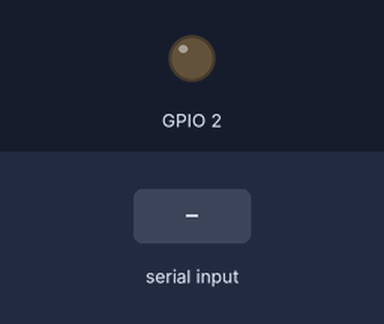
This sketch was run on a simulated ESP32. Shown: output pins drawn as LEDs (lit = HIGH). The inputs (shaded band) are chosen by the test bench. What the sketch prints to the serial monitor is not drawn.

Above: at 1.2 s.
1.3 s: "[ENQ]" received over the second serial link
At 2.1 s:
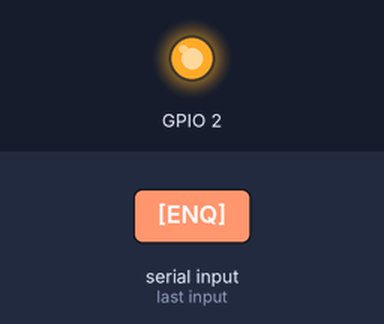
Timing chart, 0 to 4.3 s (numbered marks = the images above; inputs shaded):
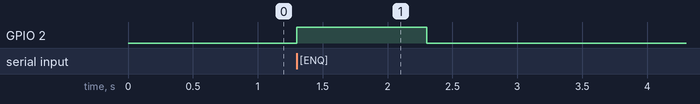

The sketch:

read_analog_sensor.ino
```cpp
const int figaro=27; //Trimethyl amine  TGS2603
const int ch3sh=25;  //Methyl mercaptan

void setup() {
	Serial.begin(115200);
	Serial2.begin(9600);
	pinMode(2, OUTPUT);
	Serial.printf("\n\nBegin ADC ESP32, Kyuho Kim, 2022/11/18");
}

void read_and_fire() {
	int figaro_v = analogRead(figaro);
	int ch3sh_v = analogRead(ch3sh);
	String data="{\"2603\":"+ String(figaro_v) +",\"ch3sh\":"+ String(ch3sh_v) +"}";
	Serial.println(data);
	Serial2.println(data);
}

void loop() {
	while (Serial2.available()) {
		digitalWrite(2, HIGH);
		String s=Serial2.readString();
		s.trim();
		if (s=="[ENQ]") read_and_fire();
		digitalWrite(2, LOW);
	}
}
```

Measured:
- after the input at 1.3 s, GPIO 2: LOW → HIGH at once, → LOW 1.0 s later
